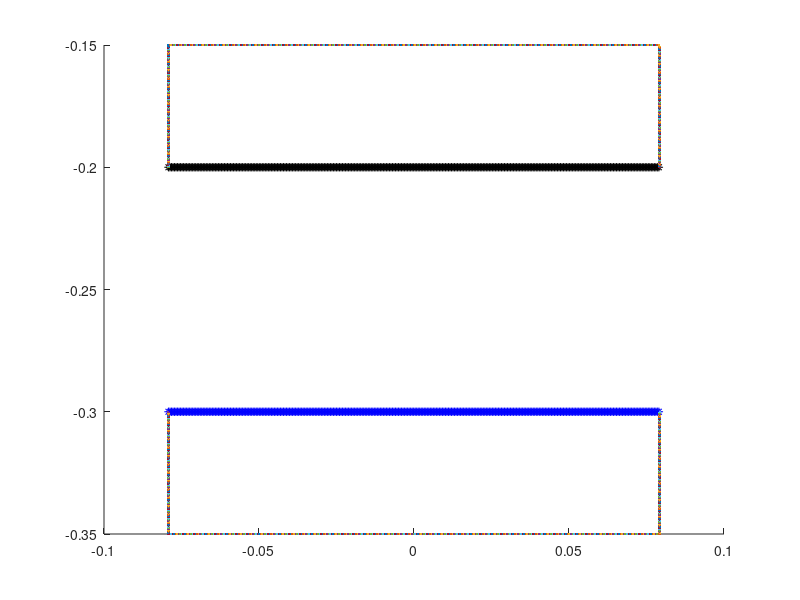

MATLAB code for this plot: (Note: this script raises an error after producing the figure.)
%% V5.2

%% 3/29 TS notes: 

close all
clear all
close all


%% In update_target_point_positions, changed R2 to 0.177 (From graph).
% Same in update_target_point_positions_peri


%% 
L = 1;                              % length of computational domain (m)
N = 1024;                            % number of Cartesian grid meshwidths at the finest level of the AMR grid
dx = L/N;                           % Cartesian mesh width (m)
ds = L/(2*N);                       % space between boundary points in straight tube

%%%%%%%%%%%%%%%%%%%%%%%%%%%%%%%%%%%%%%%%%%%%%%%%%%%
%%%%%%%%%%%%%%%%%%%%%%%%%%%%%%%%%%%%%%%%%%%%%%%%%%%
%Parameters for the racetrack

Let = 1.34*0.1;                          % Length of elastic tube (m) scaled wrt to diameter of heart
% V5 TS. Nick's Heart_Tube.m code uses a fraction of the length of the tube to determine
% the number of rigid points on each end of elastic section. Made changes
% to use the same number he's using (can output these numbers from his code). 
Nend = 25;
% Nend = 10;                           % Number of rigid points on each end of elastic section
Lt = Let+2*Nend*ds;                 % Length of main tube straight section with Nend rigid points on each end



% main tube
diameter = 0.1;                     % diameter of the main tube (scaling factor for everything else)
R2 = 0.1;                           % radius of inner wall
R1 = R2+diameter;                   % radius of outer wall

%Uppermost branch
diamTop = diameter*(0.0206/0.0442);		%diameter of the uppermost branch
LtTop = Lt+2*(diameter-diamTop); %length of the straight parts for the upper section
R1Top = R2 + diamTop;		%radius of outer wall for upper section

%bottom branch
diamBot = diameter*(0.0158/0.0442);
R2Bot = 1/2*(diamBot);


Ls = 2*R2+3*diamBot;			%length of the straight outer side walls


Nstraight = 2*ceil(Lt/ds)          % number of points along each shorter straight section (top+bottom)
NstraightBranch = 2*ceil(LtTop/ds);	% number of points along longer straight sections
NstraightSide = 2*ceil(Ls/ds);	%number of points along each straight (vertical)  outer side section
Ncurve = 2*ceil(pi*R1/ds);          % number of points along a circle of diameter R1. 
                                       %Will use fractions of this number
                                       %to draw points for curved sections
%%NcurveSmall = 2*ceil(pi*R2Bot/ds)    %number of points along a circle of diameter R2Bot (small)


Nrace = (1/2)*Nstraight+4*Ncurve + (3/2)*NstraightBranch + NstraightSide; %+NcurveSmall % number of points making up the racetrack part. More added later in code

%For Nrace: (1/2)*Nstraight = one straight section of length Lt,
%Nstraight/2 each
    % 4*Ncurve = 6 semi circles and 4 quarter circles = 4 circles, Ncurve
    % each
    %(3/2)*NstraightBranch = 3 straight sections of length Ls,
    %NstraightBranch/2 each.
    % NstraightSide = 2 straight (vertical) sections, NstraightSide/2 each.
    %Ncurve small = points for 1 cirle of radius R2Bot
    

dthetaHalf = pi/(Ncurve/2);             % angle increment for drawing curved edges (for a semi circle)
dthetaQuart = (pi/2)/(Ncurve/4);             % angle increment for drawing curved edges (for a quarter of a circle)


mesh_name = 'heart_';               % structure name


centery = -0.1;                        % y-position of center of curved sections in the lower area
centeryMid = centery+R2+(3)*R2Bot; %y-position of the center of the curved sections in the middle area
centeryTop = centeryMid+3*R2Bot +R2;	%y-position of center of curved sections in the upper area
centerx1 = -0.5*Lt;                 % x-position of center of left curved section of main tube
centerx2 = 0.5*Lt;                  % x-position of center of right curved section of main tube
centerx1Top = -0.5*LtTop;   %shifting of upper branch center of left cuved section
centerx2Top = 0.5*LtTop ; %shifting of uppder branch center of right curved section

%Note: more parameters for middle section added later in the code. Includes
%adding more points to Nrace

%%%%%%%%%%%%%%%%%%%%%%%%%%%%%%%%%%%%%%%%%%%%%%%%%%%%%%%%%%
%%%%%%%%%%%%%%%%%%%%%%%%%%%%%%%%%%%%%%%%%%%%%%%%%%%%%%%%%
% Parameters for the pericardium
Dp = 2*diameter;                    %diameter of the pericardium
Nperi = 2*ceil((Dp-diameter)/ds);  % number of boundary points along the sides of the pericardium
Nperitot = Nperi + Nstraight;       % total number of pericardium points

%%%%%%%%%%%%%%%%%%%%%%%%%%%%%%%%%%%%%%%%%%%%%%%%%%%%%%%%%%
%%%%%%%%%%%%%%%%%%%%%%%%%%%%%%%%%%%%%%%%%%%%%%%%%%%%%%%%%
% Parameters for the actuator
La = 0.04;                          % length of the actuator section
NLa = ceil(La/ds);                  % number of points along each actuator
Ca = 0.25*Lt;                       % center of the actuator section
NCa = ceil(ceil(Nstraight/2)*Ca/Lt); % index of the center point
Na1 = NCa - ceil(NLa/2);            % index of the starting point with respect to the elastic section
Na2 = Na1+NLa-1;                    % index of the ending point with respect to the elastic section

%%%%%%%%%%%%%%%%%%%%%%%%%%%%%%%%%%%%%%%%%%%
%%%%%%%%%%%%%%%%%%%%%%%%%%%%%%%%%%%%%%%%%%%

% Parameters for peristalsis
Lnperi = 0.005;                          % length of the end of the flexible tube without peristalsis (modified from 0.05)
Lperi = Lt-2*Lnperi;                      % length of the peristalsis section of tube
Nperist = ceil(Lperi/ds);                 % number of peristaltic points on top or bottom of tube
NCent = ceil(Nstraight/4);                 %index of center of elastic tube
Nperi1 = NCent-ceil(0.5*Nperist);           % index of the starting point with respect to the elastic section
Nperi2 = Nperi1+Nperist-1;                  %index of the ending point with respect to the elastic section

%%%%%%%%%%%%%%%%%%%%%%%%%%%%%%%%%%%%%%%%%%%%%%%%%%%%%%%%%%
%%%%%%%%%%%%%%%%%%%%%%%%%%%%%%%%%%%%%%%%%%%%%%%%%%%%%%%%%
% Parameters for the prescribed peristalsis
Lap = Let*0.75;                          % length of the actuator section
NLap = ceil(Lap/ds);                  % number of points along each actuator
Cap = 0.5*Lt;                       % center of the actuator section
NCap = ceil(ceil(Nstraight/2)*Cap/Lt); % index of the center point
Na1p = NCap - ceil(NLap/2);            % index of the starting point with respect to the elastic section
Na2p = Na1p+NLap-1;                    % index of the ending point with respect to the elastic section

%%%%%%%%%%%%%%%%%%%%%%%%%%%%%%%%%%%%%%%%%%%
%%%%%%%%%%%%%%%%%%%%%%%%%%%%%%%%%%%%%%%%%%%
% parameters for markers
Nmarkersx = 11;                     %number of columns of markers
Nmarkersy = 11;                     %number of markers in each column
Nmarkers=Nmarkersx*Nmarkersy       %total number of markers
dmx = Let/(Nmarkersx-1);            %space between markers in x-direction
dmy = diameter/(Nmarkersy-1);       %space between markers in y-direction

%%%%%%%%%%%%%%%%%%%%%%%%%%%%%%%%%%%%%%%%%%%
%%%%%%%%%%%%%%%%%%%%%%%%%%%%%%%%%%%%%%%%%%%
%% material parameters
kappa_spring = 1.0e-1;               % spring constant (Newton)
kappa_beam = 1.0e-1;                 % beam stiffness constant (Newton m^2)
kappa_target = 2.0e0*15;        % target point penalty spring constant (Newton)
Fmag = kappa_spring;                % this is my best guess at a reasonable applied force
phase = 0;                      %initial phase of the oscillating force, where F=Fmag*phase and phase = (1+sin(2*pi*f*t-pi/2));
%%
%%%%%%%%%%%%%%%%%%%%%%%%%%%%%%%%%%%%%%%%%%%%%%%%%%%%%%%%%%%%%%%%%%%%%%%%%%%%%%%%
%%%%%%%%%%%%%%%%%%%%%%%%%%%%%%
% Make the elastic section of the tube
% Write out the vertex information

vertex_fid = fopen([mesh_name 'tube_' num2str(N) '.vertex'], 'w');
fprintf(vertex_fid, '%d\n', Nstraight);

figure
hold on
n = 0;
p = 0;

%bot part
for i=1:ceil(Nstraight/2),
    ybot = centery-R1;
    xbot = -Lt/2+(i-1)*ds;
    fprintf(vertex_fid, '%1.16e %1.16e\n', xbot, ybot);
    plot(xbot,ybot,'b*')
     n = n+1; 
end

%bottom part
for i=ceil(Nstraight/2)+1:Nstraight,
    ytop = centery-R2;
    xtop = -Lt/2+(i-ceil(Nstraight/2)-1)*ds;
    fprintf(vertex_fid, '%1.16e %1.16e\n', xtop, ytop);
    plot(xtop,ytop,'k*')
     p = p+1;
end
p
n


fclose(vertex_fid);

%%%%%%%%%%%%%%%%%%%%%%%%%%%%%%%%%%%%%%%%%%%%%%%%%%%%%%%%%%%%%%%%%%%%%%%%%%%%%%%%
%%%%%%%%%%%%%%%%%%%%%%%%%%%%%%
% Make markers as vertices with no material properties

vertex_fid = fopen(['markers_' num2str(N) '.vertex'], 'w');
fprintf(vertex_fid, '%d\n', Nmarkers);

%top part
for i=0:Nmarkersx-1,
    for j=0:Nmarkersy-1,
        y = centery-R2-j*dmy;
        x = -Let/2+i*dmx;
    fprintf(vertex_fid, '%1.16e %1.16e\n', x, y);
    %plot(x,y)
    end
end
fclose(vertex_fid);

%%%%%%%%%%%%%%%%%%%%%%%%%%%%%%%%%%%%%%%%%%%%%%%%%%%%%%%%%%%%%%%%%%%%%%%%%%%%%%%%
%%%%%%%%%%%%%%%%%%%%%%%%%%%%%%
% actuator part
% Write out the vertex information

%top part
% vertex_fid = fopen(['actuator_top_' num2str(N) '.vertex'], 'w');
% fprintf(vertex_fid, '%d\n', NLa);
% 
% for i=Na1:Na2,
%     ytop = centery-R2;
%     xtop = -Lt/2+i*ds;
%     fprintf(vertex_fid, '%1.16e %1.16e\n', xtop, ytop);
%     plot(xtop,ytop);
% end
% fclose(vertex_fid);
% 
% %bottom part
% vertex_fid = fopen(['actuator_bot_' num2str(N) '.vertex'], 'w');
% fprintf(vertex_fid, '%d\n', NLa);
% 
% for i=Na1:Na2,
%     ybot = centery-R1;
%     xbot = -Lt/2+i*ds;
%     fprintf(vertex_fid, '%1.16e %1.16e\n', xbot, ybot);
%      plot(xbot,ybot);
% end
% fclose(vertex_fid);

%%%%%%%%%%%%%%%%%%%%%%%%%%%%%%%%%%%%%%%%%%%%%%%%%%%%%%%%%%%%%%%%%%%%%%%%%%%%%%%
%%%%%%%%%%%%%%%%%%%%%%%%%%%%%
% valveless pumping applied force
% Use either the target point actuator or the applied force, but not both.
% Write out the vertex information

% vertex_fid = fopen(['vp_aforce_' num2str(N) '.vertex'], 'w');
% fprintf(vertex_fid, '%d\n', 2*NLa);
% 
% %top points
% for i=Na1:Na2,
%     ytop = centery-R2;
%     xtop = -Lt/2+i*ds;
%     fprintf(vertex_fid, '%1.16e %1.16e\n', xtop, ytop);
%      plot(xtop,ytop);
% end
% 
% %bottom points
% for i=Na1:Na2,
%     ybot = centery-R1;
%     xbot = -Lt/2+i*ds;
%     fprintf(vertex_fid, '%1.16e %1.16e\n', xbot, ybot);
%      plot(xbot,ybot);
% end
% fclose(vertex_fid);

%%%%%%%%%%%%%%%%%%%%%%%%%%%%%%%%%%%%%%%%%%%%%%%%%%%%%%%%%%%%%%%%%%%%%%%%%%%%%%%%
%%%%%%%%%%%%%%%%%%%%%%%%%%%%%%
% peristalsis applied force
% Use either the target point actuator or the applied force, but not both.
% Write out the vertex information

% vertex_fid = fopen(['peri_aforce_' num2str(N) '.vertex'], 'w');
% fprintf(vertex_fid, '%d\n', 2*Nperist);
% 
% %top points
% for i=Nperi1:Nperi2,
%     ytop = centery-R2;
%     xtop = -Lt/2+i*ds;
%     fprintf(vertex_fid, '%1.16e %1.16e\n', xtop, ytop);
%      plot(xtop,ytop);
% end
% 
% %bottom points
% for i=Nperi1:Nperi2,
%     ybot = centery-R1;
%     xbot = -Lt/2+i*ds;
%     fprintf(vertex_fid, '%1.16e %1.16e\n', xbot, ybot);
%      plot(xbot,ybot);
% end
% fclose(vertex_fid);

%%%%%%%%%%%%%%%%%%
% prescribed peristalsis (motion) part
% Write out the vertex information
% 
% %top part
% vertex_fid = fopen(['pperi_top_' num2str(N) '.vertex'], 'w');
% fprintf(vertex_fid, '%d\n', NLap);
% 
% for i=Na1p:Na2p,
%     ytop = centery-R2;
%     xtop = -Lt/2+i*ds;
%     fprintf(vertex_fid, '%1.16e %1.16e\n', xtop, ytop);
%     plot(xtop,ytop,'r*')
% end
% fclose(vertex_fid);
% 
% %bottom part
% vertex_fid = fopen(['pperi_bot_' num2str(N) '.vertex'], 'w');
% fprintf(vertex_fid, '%d\n', NLap);
% 
% for i=Na1p:Na2p,
%     ybot = centery-R1;
%     xbot = -Lt/2+i*ds;
%     fprintf(vertex_fid, '%1.16e %1.16e\n', xbot, ybot);
%     plot(xbot,ybot,'r*')
% end
% fclose(vertex_fid);

%%%%%%%%%%%%%%%%%%%%%%%%%%%%%%%%%%%%%%%%%%%%%%%%%%%%%%%%%%%%%%%%%%%%%%%%%%%%%%%%
%%%%%%%%%%%%%%%%%%%%%%%%%%%%%%
% race track part
% %%%calculations necessary before writing out vertex info:
%outer quarter circle
for i=ceil(Ncurve/2)+1:ceil(3*Ncurve/4),
    theta=(i-Ncurve/2-1)*dthetaQuart-(pi/2);
    yout = centery+R1*sin(theta);
    xout = Lt/2+R1*cos(theta);
end

%starting points for the right outer straight section
yrStart = yout+ds;
xrStart = xout+ds;

%outer quarter circle
for i = 1:ceil(Ncurve/4)
    theta = (-pi/2)-(i)*dthetaQuart;
    yout = centery+R1*sin(theta);
    xout = centerx1+R1*cos(theta);
end
%starting points for the left outer stright section
ylStart = yout+ds;
xlStart = xout+ds;

%additional parameters for middle branches:
centerx2Mid = xrStart-diameter;
centerx1Mid = xlStart+diameter;
Lm = abs (centerx2Mid-centerx1Mid);%length of middle branches (to ensure width of one diameter on either side, vertically)
NstraightMid = 2*ceil(Lm/ds);

Nrace = Nrace+NstraightMid;


% Write out the vertex information

vertex_fid = fopen([mesh_name 'race_' num2str(N) '.vertex'], 'w');
fprintf(vertex_fid, '%d\n', Nrace);

%%%right curved part of lower racetrack section

%inner semicircle
for i=1:ceil(Ncurve/2)
    theta = (i-1)*dthetaHalf- pi/2;
    yin = centery+R2*sin(theta);
    xin = Lt/2+R2*cos(theta);
    fprintf(vertex_fid, '%1.16e %1.16e\n', xin, yin);
    % plot(xin,yin)
end

%outer quarter circle
for i=ceil(Ncurve/2)+1:ceil(3*Ncurve/4),
    theta=(i-Ncurve/2-1)*dthetaQuart-(pi/2);
    yout = centery+R1*sin(theta);
    xout = Lt/2+R1*cos(theta);
    fprintf(vertex_fid, '%1.16e %1.16e\n', xout, yout);
    %plot(xout, yout)
end

%starting points for the right outer straight section
yrStart = yout+ds;
xrStart = xout+ds;

%right outer straight section
for i = 1:ceil(NstraightSide/2)
    xRside = xrStart;
    yRside = yrStart +i*ds;
    fprintf(vertex_fid, '%1.16e %1.16e\n', xRside, yRside);
    %plot(xRside,yRside)
end



%straight section for the upper part of the lower section (bottom wall of
%bottom branch)
for i = Ncurve+1:Ncurve+ceil(Nstraight/2),
    yin = centery+R2;
    xin = centerx2-(i-Ncurve-1)*ds;
    fprintf(vertex_fid, '%1.16e %1.16e\n', xin, yin);
   % plot(xin,yin)

end


%%%left curved part of racetrack
%inner semicircle
for i = 1:ceil(Ncurve/2),
    theta = pi/2+i*dthetaHalf;
    yin = centery+R2*sin(theta);
    xin = centerx1+R2*cos(theta);
    fprintf(vertex_fid, '%1.16e %1.16e\n', xin, yin);
    %plot(xin, yin)
end

%outer quarter circle
for i = 1:ceil(Ncurve/4)
    theta = (-pi/2)-(i)*dthetaQuart;
    yout = centery+R1*sin(theta);
    xout = centerx1+R1*cos(theta);
    fprintf(vertex_fid, '%1.16e %1.16e\n', xout, yout);
   % plot(xout, yout)
end

ylStart = yout+ds;
xlStart = xout+ds;

%left outer straight section
for i = 1:ceil(NstraightSide/2)
     xLside = xlStart;
     yLside = ylStart + (i)*ds;
    fprintf(vertex_fid, '%1.16e %1.16e\n', xLside, yLside);
   % plot(xLside,yLside)
end

%%Middle Branches


%%top wall of lower skinny branch
for i = 1:ceil(NstraightMid/2)
    yin = centeryMid-R2Bot;
    xin = centerx2Mid-(i)*ds;
    fprintf(vertex_fid, '%1.16e %1.16e\n', xin, yin);
   % plot(xin,yin)
end

%%bottom wall of upper skinny branch
for i = 1:ceil(NstraightMid/2)
    yin = centeryMid+R2Bot;
    xin = centerx2Mid-(i)*ds;
    fprintf(vertex_fid, '%1.16e %1.16e\n', xin, yin);
   % plot(xin,yin)
end

%%Left inner semi circle

for i = 1:ceil(Ncurve/2),
    theta = pi/2+i*dthetaHalf;
    yin = centeryMid+R2Bot*sin(theta);
    xin = centerx1Mid+R2Bot*cos(theta);
    fprintf(vertex_fid, '%1.16e %1.16e\n', xin, yin);
   % plot(xin, yin)
end
%% right inner semi circle
for i=1:ceil(Ncurve/2)
    theta = (i-1)*dthetaHalf- pi/2;
    yin = centeryMid+R2Bot*sin(theta);
    xin = centerx2Mid+R2Bot*cos(theta);
    fprintf(vertex_fid, '%1.16e %1.16e\n', xin, yin);
   % plot(xin,yin)
end


%%%%%%%%%% upper branches

%right curved part of racetrack
for i=1:ceil(Ncurve/2)
    theta = (i-1)*dthetaHalf- (pi/2);
    yin = centeryTop+R2*sin(theta);
    xin = centerx2Top+R2*cos(theta);
    fprintf(vertex_fid, '%1.16e %1.16e\n', xin, yin);
   % plot(xin,yin)
end


for i=1:ceil(Ncurve/4),
    theta=0+i*dthetaQuart;
    yout = centeryTop+R1Top*sin(theta);
    xout = centerx2Top+R1Top*cos(theta);
    fprintf(vertex_fid, '%1.16e %1.16e\n', xout, yout);
   % plot(xout, yout)
end



%straight (horizontal) sections on the upper chamber 
for i = Ncurve+ceil(NstraightBranch/2)+1:Ncurve+NstraightBranch,
    yout = centeryTop-R2;
    xout = centerx2Top-(i-Ncurve-ceil(NstraightBranch/2)-1)*ds;
    fprintf(vertex_fid, '%1.16e %1.16e\n', xout, yout);
   % plot(xout, yout)
    
end
%make the walls of the upper
%branch
for i = Ncurve+1:Ncurve+ceil(NstraightBranch/2),
    yin = centeryTop+R2;
    xin = centerx2Top-(i-Ncurve-1)*ds;
    fprintf(vertex_fid, '%1.16e %1.16e\n', xin, yin);
   % plot(xin,yin)
    
end

for i = Ncurve+ceil(NstraightBranch/2)+1:Ncurve+NstraightBranch,
    yout = centeryTop+R1Top;
    xout = centerx2Top-(i-Ncurve-ceil(NstraightBranch/2)-1)*ds;
    fprintf(vertex_fid, '%1.16e %1.16e\n', xout, yout);
   % plot(xout, yout)
end



%%%left curved part of upper racetrack

%inner semicircle
for i = Ncurve+NstraightBranch+1:Ncurve+NstraightBranch+ceil(Ncurve/2),
    theta = pi/2+(i-Ncurve-NstraightBranch-1)*dthetaHalf;
    yin = centeryTop+R2*sin(theta);
    xin = centerx1Top+R2*cos(theta);
    fprintf(vertex_fid, '%1.16e %1.16e\n', xin, yin);
   % plot(xin,yin)
end

%outer quartercircle
for i = 1:Ncurve/4
    theta = -pi-(i)*dthetaQuart;
    yout = centeryTop+R1Top*sin(theta);
    xout = centerx1Top+R1Top*cos(theta);
    fprintf(vertex_fid, '%1.16e %1.16e\n', xout, yout);
   % plot(xout, yout)
end




fclose(vertex_fid);

%%%%%%%%%%%%%%%%%%%%%%%%%%%%%%%%%%%%%%%%%%%%%%%%%%%%%%%%%%%%%%%%%%%%%%%%%%%%%%%%
%%%%%%%%%%%%%%%%%%%%%%%%%%%%%%%%%%%%%%%%%%%%%%%%%%%%%%%%%%%%%%%%%%%%%%%%
% Pericardium
% Write out the vertex information

vertex_fid = fopen([mesh_name 'peri_' num2str(N) '.vertex'], 'w');
fprintf(vertex_fid, '%d\n', Nperitot);

% make the top and bottom of the pericardium
for i=1:ceil(Nstraight/2),
    ytop = centery-(R2-(Dp-diameter)/2);
    xtop = -Lt/2+(i-1)*ds;
    fprintf(vertex_fid, '%1.16e %1.16e\n', xtop, ytop);
    plot(xtop,ytop)
end

for i=ceil(Nstraight/2)+1:Nstraight,
    ybot = centery-R1-(Dp-diameter)/2;
    xbot = -Lt/2+(i-ceil(Nstraight/2)-1)*ds;
    fprintf(vertex_fid, '%1.16e %1.16e\n', xbot, ybot);
    plot(xbot,ybot)
end

% make the four side pieces
for i=Nstraight+1:Nstraight+ceil(Nperi/4),
    y = centery-(R1+(Dp-diameter)/2)+(i-Nstraight-1)*ds;
    x = -Lt/2;
    fprintf(vertex_fid, '%1.16e %1.16e\n', x, y);
    plot(x,y)
end

for i=Nstraight+ceil(Nperi/4)+1:Nstraight+ceil(Nperi/2),
    y = centery-R2+(i-Nstraight-ceil(Nperi/4)-1)*ds;
    x = -Lt/2;
    fprintf(vertex_fid, '%1.16e %1.16e\n', x, y);
    plot(x,y)
end

for i=Nstraight+ceil(Nperi/2)+1:Nstraight+ceil(3*Nperi/4),
    y = centery-(R1+(Dp-diameter)/2)+(i-Nstraight-ceil(Nperi/2)-1)*ds;
    x = Lt/2;
    fprintf(vertex_fid, '%1.16e %1.16e\n', x, y);
    plot(x,y)
end

for i=Nstraight+ceil(3*Nperi/4)+1:Nperitot,
    y = centery-R2+(i-Nstraight-ceil(3*Nperi/4)-1)*ds;
    x = Lt/2;
    fprintf(vertex_fid, '%1.16e %1.16e\n', x, y);
    plot(x,y)
end
fclose(vertex_fid);

%%%%%%%%%%%%%%%%%%%%%%%%%%%%%%%%%%%%%%%%%%%%%%%%%%%%%%%%%%%%%%%%%%%%%%%%%%%%%%%%
%%%%%%%%%%%%%%%%%%%%%%%%%%%%%%%%%%%%%%%%%%%%%%%%%%%%%%%%%%%%%%%%%%%%%%%%%%%%%%%%
% Write out the spring information for the elastic section

spring_fid = fopen([mesh_name 'tube_' num2str(N) '.spring'], 'w');
fprintf(spring_fid, '%d\n', Nstraight-2);

%elastic part of tube
for i = 0:ceil(Nstraight/2)-2,
    fprintf(spring_fid, '%d %d %1.16e %1.16e\n', i, i+1, kappa_spring*ds/(ds^2), ds);
end

for i = ceil(Nstraight/2):Nstraight-2,
    fprintf(spring_fid, '%d %d %1.16e %1.16e\n', i, i+1, kappa_spring*ds/(ds^2), ds);
end

fclose(spring_fid);
%
% %%%%%%%%%%%%%%%%%%%%%%%%%%%%%%%%%%%%%%%%%%%%%%%%%%%%%%%%%%%%%%%%%%%%%%%%%%%%%%%%
% %%%%%%%%%%%%%%%%%%%%%%%%%%%%%%%%%%%%%%%%%%%%%%%%%%%%%%%%%%%%%%%%%%%%%%%%%%%%%%%%

% Write out the spring information for the valveless pumping applied force

% spring_fid = fopen(['vp_aforce_' num2str(N) '.spring'], 'w');
% fprintf(spring_fid, '%d\n', NLa);
% 
% %elastic part of tube
% for i = 0:(NLa-1),
%     fprintf(spring_fid, '%d %d %1.16e %1.16e %d\n', i, i+NLa, Fmag, phase, 1);
% end
% 
% fclose(spring_fid);
%
% %%%%%%%%%%%%%%%%%%%%%%%%%%%%%%%%%%%%%%%%%%%%%%%%%%%%%%%%%%%%%%%%%%%%%%%%%%%%%%%%
% %%%%%%%%%%%%%%%%%%%%%%%%%%%%%%%%%%%%%%%%%%%%%%%%%%%%%%%%%%%%%%%%%%%%%%%%%%%%%%%%
% Write out the spring information for the peristalsis applied force
% 
% spring_fid = fopen(['peri_aforce_' num2str(N) '.spring'], 'w');
% fprintf(spring_fid, '%d\n', Nperist);
% 
% %elastic part of tube
% for i = 0:(Nperist-1),
%     fprintf(spring_fid, '%d %d %1.16e %1.16e %d\n', i, i+Nperist, Fmag, phase, 2);
% end
% 
% fclose(spring_fid);
%
% %%%%%%%%%%%%%%%%%%%%%%%%%%%%%%%%%%%%%%%%%%%%%%%%%%%%%%%%%%%%%%%%%%%%%%%%%%%%%%%%
% %%%%%%%%%%%%%%%%%%%%%%%%%%%%%%%%%%%%%%%%%%%%%%%%%%%%%%%%%%%%%%%%%%%%%%%%%%%%%%%%
%% Write out the beam information for the elastic section

beam_fid = fopen([mesh_name 'tube_' num2str(N) '.beam'], 'w');
fprintf(beam_fid, '%d\n', Nstraight-4);

%elastic part of tube
for i = 0:ceil(Nstraight/2)-3,
    fprintf(beam_fid, '%d %d %d %1.16e\n', i, i+1, i+2, kappa_beam*ds/(ds^4));
end

for i = ceil(Nstraight/2):Nstraight-3,
    fprintf(beam_fid, '%d %d %d %1.16e\n', i, i+1, i+2, kappa_beam*ds/(ds^4));
end
fclose(beam_fid);
%%
%%%%%%%%%%%%%%%%%%%%%%%%%%%%%%%%%%%%%%%%%%%%%%%%%%%%%%%%%%%%%%%%%%%%%%%%%%%%%%%%
%%%%%%%%%%%%%%%%%%%%%%%%%%%%%%%%%%%%%%%%%%%%%%%%%%%%%%%%%%%%%%%%%%%%%%%%%%%%%%%%

% Write out the target point information for the ends of the elastic tube
target_fid = fopen([mesh_name 'tube_' num2str(N) '.target'], 'w');

fprintf(target_fid, '%d\n', Nstraight-4*17); 


Nstraight
for i = 17:(Nstraight/2-17)-1,   
    fprintf(target_fid, '%d %1.16e\n', i, kappa_target*ds/(ds^2));
end

for i = (Nstraight/2+17):(Nstraight-17)-1,   
    fprintf(target_fid, '%d %1.16e\n', i, kappa_target*ds/(ds^2));
end


% 
% for i = 0:Nend-1,   %OLD
%     fprintf(target_fid, '%d %1.16e\n', i, kappa_target*ds/(ds^2));
% end
% 
% for i = ceil(Nstraight/2)-Nend:ceil(Nstraight/2)-1,  %OLD
%     fprintf(target_fid, '%d %1.16e\n', i, kappa_target*ds/(ds^2));
% end
% 
% for i = ceil(Nstraight/2):ceil(Nstraight/2)+Nend-1,   %OLD
%     fprintf(target_fid, '%d %1.16e\n', i, kappa_target*ds/(ds^2));
% end
% 
% for i = Nstraight-Nend:Nstraight-1,    %OLD
%     fprintf(target_fid, '%d %1.16e\n', i, kappa_target*ds/(ds^2));
% end

fclose(target_fid);

%%%%%%%%%%%%%%%%%%%%%%%%%%%%%%%%%%%%%%%%%%%%%%%%%%%%%%%%%%%%%%%%%%%%%%%%%%%%%%%%
% Write out the target point information for the actuator

%top actuator
% target_fid = fopen(['actuator_top_' num2str(N) '.target'], 'w');
% fprintf(target_fid, '%d\n', NLa);
% 
% for i = 0:NLa-1,
%     fprintf(target_fid, '%d %1.16e\n', i, kappa_target*ds/(ds^2));
% end
% 
% fclose(target_fid);
% 
% %bottom actuator
% target_fid = fopen(['actuator_bot_' num2str(N) '.target'], 'w');
% fprintf(target_fid, '%d\n', NLa);
% 
% for i = 0:NLa-1,
%     fprintf(target_fid, '%d %1.16e\n', i, kappa_target*ds/(ds^2));
% end
% 
% fclose(target_fid);

%%%%%%%%%%%%%%%%%%%%%%%%%%%%%%%%%%%%%%%%%%%%%%%%%%%%%%%%%%%%%%%%%%%%%%%%%%%%%%%%
% Write out the target point information for the actuator

%top prescribed peristalsis
% target_fid = fopen(['pperi_top_' num2str(N) '.target'], 'w');
% fprintf(target_fid, '%d\n', NLap);
% 
% for i = 0:NLap-1,
%     fprintf(target_fid, '%d %1.16e\n', i, kappa_target*ds/(ds^2));
% end
% 
% fclose(target_fid);
% 
% %bottom prescribed peristalsis
% target_fid = fopen(['pperi_bot_' num2str(N) '.target'], 'w');
% fprintf(target_fid, '%d\n', NLap);
% 
% for i = 0:NLap-1,
%     fprintf(target_fid, '%d %1.16e\n', i, kappa_target*ds/(ds^2));
% end
% 
% fclose(target_fid);

%%%%%%%%%%%%%%%%%%%%%%%%%%%%%%%%%%%%%%%%%%%%%%%%%%%%%%%%%%%%%%%%%%%%%%%%%%%%%%%%
% Write out the target point information for the racetrack
target_fid = fopen([mesh_name 'race_' num2str(N) '.target'], 'w');

fprintf(target_fid, '%d\n', Nrace);

for i = 0:Nrace-1,
    fprintf(target_fid, '%d %1.16e\n', i, kappa_target*ds/(ds^2));
end

fclose(target_fid);

%%%%%%%%%%%%%%%%%%%%%%%%%%%%%%%%%%%%%%%%%%%%%%%%%%%%%%%%%%%%%%%%%%%%%%%%%%%%%%%%
% Write out the target point information for the pericardium
target_fid = fopen([mesh_name 'peri_' num2str(N) '.target'], 'w');

fprintf(target_fid, '%d\n', Nperitot);

for i = 0:Nperitot-1,
    fprintf(target_fid, '%d %1.16e\n', i, kappa_target*ds/(ds^2));
end

fclose(target_fid);

%%%%%%%%%%%%%%%%%%%%%%%%%%%%%%%%%%%%%%%%%%%%%%%%%%%%%%%%%%%%%%%%%%%%%%%%%%%%%%%%

%% Integrating nick's code for pumping

 HeartTube(diameter, Lt, L, R1,R2, ds, centery, kappa_spring, kappa_beam, kappa_target)
